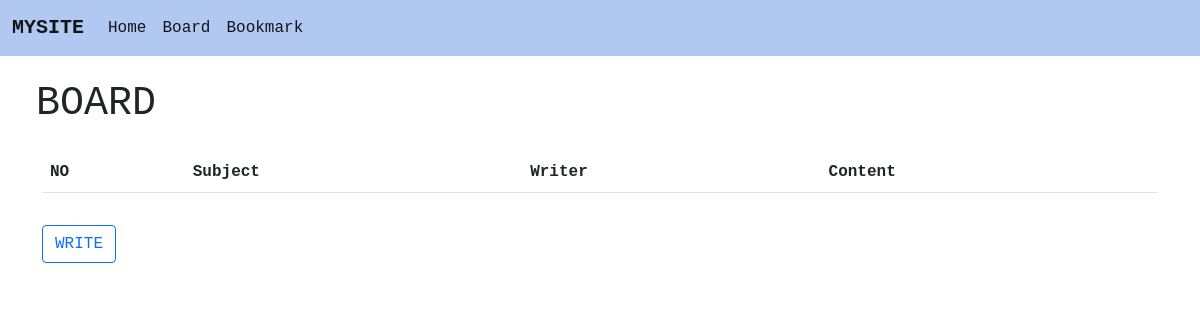
Page /board/ on the earlier database version.
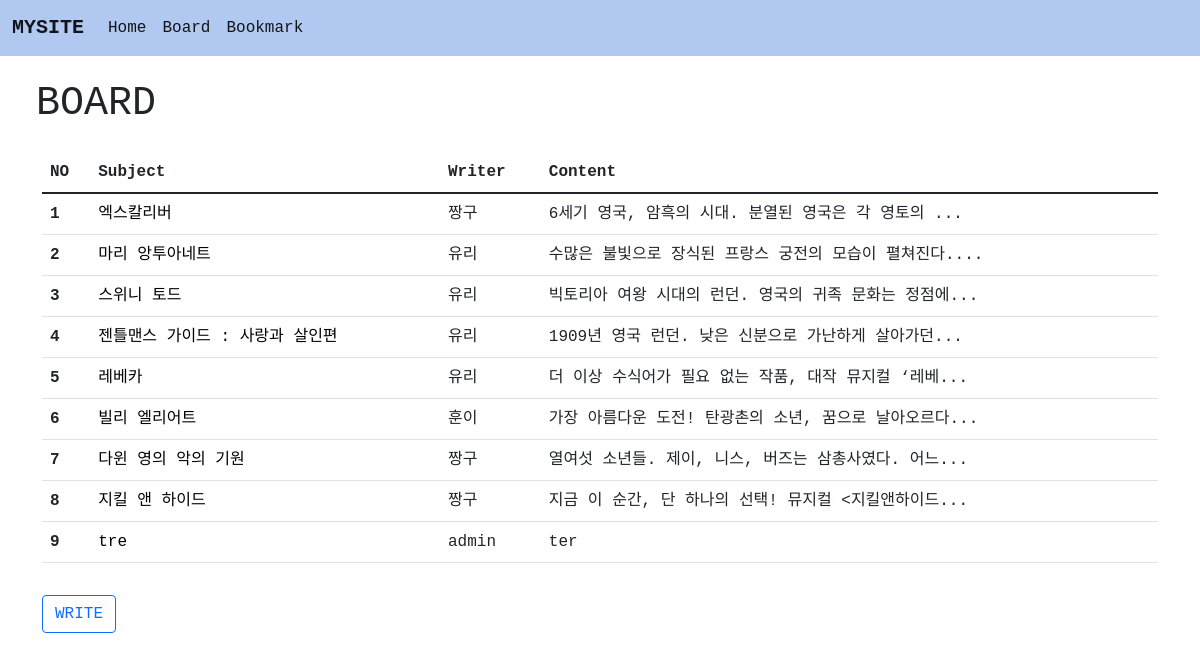
Same page on the later database version.
### board/models.py (models this page shows, shortened)
class Board(models.Model):
    subject = models.CharField(max_length=100)
    writer = models.CharField(max_length=30)
    content = models.TextField()
    photo = models.ImageField(blank=True, null=True)
    def summary(self):
        if len(self.content) >= 30:
            return self.content[:30] + "..."
        return self.content

### board/views.py (the view)
# urls.py: path('', views.index, name = 'index'),
def index(request):
    b = Board.objects.all()
    context = {
        'blist' : b,
    }
    return render(request, 'board/index.html', context)

### template/board/index.html
{% extends 'base.html' %}
{% block content %}
<div class = 'container m-4 jm'>
    <H1>BOARD</H1>
</div>
<div class = 'container mt-4 jm'>
    <table class="table table-hover">
        <thead>
          <tr>
            <th scope="col">NO</th>
            <th scope="col">Subject</th>
            <th scope="col">Writer</th>
            <th scope="col">Content</th>
          </tr>
        </thead>
        <tbody>
        {% for i in blist %}
          <tr>
            <th scope="row">{{ forloop.counter }}</th>
            <td><a href = "{% url 'board:detail' i.id %}" style="text-decoration:none; color: black;">{{i.subject}}</a></td>
            <td>{{ i.writer }}</td>
            <td>{{ i.summary }}</td>
          </tr>
        {% endfor %}
        </tbody>
      </table>
      {% if user.username %}
      <a href = "{% url 'board:create' %}"><button class = 'mt-3 btn btn-outline-primary'>WRITE</button></a>
      {% else %}
      <a href = "{% url 'acc:index' %}"><button class = 'mt-3 btn btn-outline-primary'>WRITE</button></a>
      {% endif %}
</div>
{% endblock %}

### template/base.html (shortened to what this page needs)
<!doctype html>
<html lang="en">
    <head>
        <link href="https://cdn.jsdelivr.net/npm/bootstrap@5.1.3/dist/css/bootstrap.min.css" rel="stylesheet">
    </head>
    <body>
        {% if user.is_authenticated %}
        <nav class="navbar navbar-expand-lg navbar-light jm" style="background-color :rgb(177, 200, 241)">
            <div class="container-fluid">
                <a class="navbar-brand" href="#"><b>MYSITE</b></a>
                <button class="navbar-toggler" type="button" data-bs-toggle="collapse" data-bs-target="#navbarSupportedContent" aria-controls="navbarSupportedContent" aria-expanded="false" aria-label="Toggle navigation">
                    <span class="navbar-toggler-icon"></span>
                </button>
                <div class="collapse navbar-collapse" id="navbarSupportedContent">
                    <ul class="navbar-nav me-auto mb-2 mb-lg-0">
                        <li class="nav-item">
                            <a class="nav-link active" aria-current="page" href="{% url 'home:index' %}">Home</a>
                        </li>
                        <li class="nav-item">
                            <a class="nav-link active" aria-current="page" href="{% url 'board:index' %}">Board</a>
                        </li>
                        <li class="nav-item">
                            <a class="nav-link active" aria-current="page" href="{% url 'book:index' %}">Bookmark</a>
                        </li>
                        <li class="nav-item dropdown">
                            <a class="nav-link dropdown-toggle" href="#" id="navbarDropdown" role="button" data-bs-toggle="dropdown" aria-expanded="false">
                            {{ user.username }} 님
                            </a>
                            <ul class="dropdown-menu" aria-labelledby="navbarDropdown">
                                <li><a class="dropdown-item" href="{% url 'acc:userinfo' %}">User Profile</a></li>
                                <li><hr class="dropdown-divider"></li>
                                <li><a class="dropdown-item" href="{% url 'acc:userlogout' %}">LOGOUT</a></li>
                            </ul>
                        </li>
                    </ul>
                    <form class="d-flex">
                        <input class="form-control me-2" type="search" placeholder="Search" aria-label="Search">
                        <button class="btn btn-outline-primary" type="submit">Search</button>
                    </form>
                </div>
            </div>
        </nav>
        {% else %}
        <nav class="navbar navbar-expand-lg navbar-light jm" style="background-color :rgb(177, 200, 241)">
            <div class="container-fluid">
                <a class="navbar-brand" href="#"><b>MYSITE</b></a>
                <div class="collapse navbar-collapse" id="navbarSupportedContent">
                    <ul class="navbar-nav me-auto mb-2 mb-lg-0">
                        <li class="nav-item">
                            <a class="nav-link active" aria-current="page" href="{% url 'acc:index' %}">Home</a>
                        </li>
                        <li class="nav-item">
                            <a class="nav-link active" aria-current="page" href="{% url 'board:index' %}">Board</a>
                        </li>
                        <li class="nav-item">
                            <a class="nav-link active" aria-current="page" href="{% url 'book:index' %}">Bookmark</a>
                        </li>
                    </ul>
                </div>
            </div>
        </nav>
        {% endif %}
        {% block content %}
        {% endblock %}
    </body>
</html>

### template/base.html (style rules this page uses)
.jm { font-family: 'Nanum Gothic Coding', monospace; }

Differences in the rows shown:
added Board: subject "엑스칼리버", writer "짱구", summary "6세기 영국, 암흑의 시대. 분열된 영국은 각 영토의 ..."
added Board: subject "마리 앙투아네트", writer "유리", summary "수많은 불빛으로 장식된 프랑스 궁전의 모습이 펼쳐진다...."
added Board: subject "스위니 토드", writer "유리", summary "빅토리아 여왕 시대의 런던. 영국의 귀족 문화는 정점에..."
added Board: subject "젠틀맨스 가이드 : 사랑과 살인편", writer "유리", summary "1909년 영국 런던. 낮은 신분으로 가난하게 살아가던..."
added Board: subject "레베카", writer "유리", summary "더 이상 수식어가 필요 없는 작품, 대작 뮤지컬 ‘레베..."
added Board: subject "빌리 엘리어트", writer "훈이", summary "가장 아름다운 도전! 탄광촌의 소년, 꿈으로 날아오르다..."
added Board: subject "다윈 영의 악의 기원", writer "짱구", summary "열여섯 소년들. 제이, 니스, 버즈는 삼총사였다. 어느..."
added Board: subject "지킬 앤 하이드", writer "짱구", summary "지금 이 순간, 단 하나의 선택! 뮤지컬 <지킬앤하이드..."
added Board: subject "tre", writer "admin", summary "ter"
